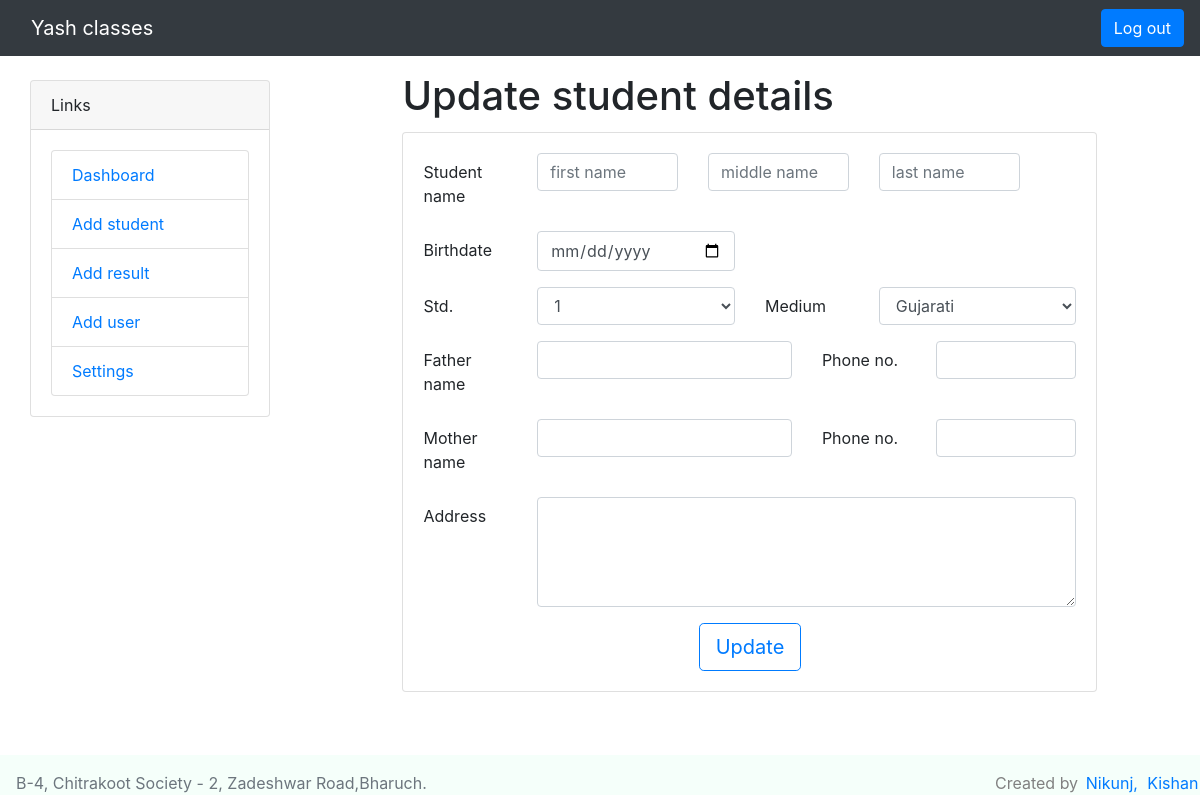
The app's page /admin/update.php?update=181201 (signed in), older data.
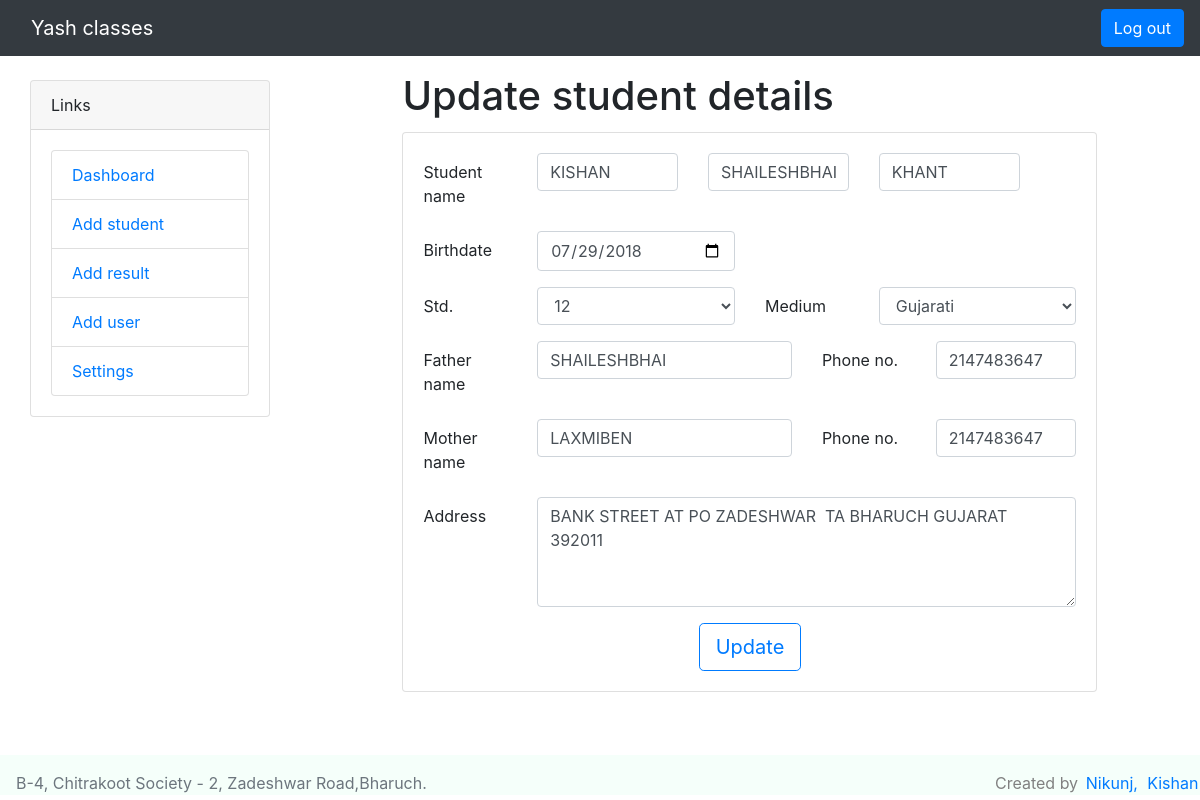
The same page, newer data.
### tables this page shows
CREATE TABLE `students` (
  `id` int(255) NOT NULL,
  `roll_no` int(255) NOT NULL,
  `student_name` varchar(255) NOT NULL,
  `std` int(255) NOT NULL,
  `medium` varchar(255) NOT NULL,
  `birthdate` date NOT NULL,
  `father_name` varchar(255) NOT NULL,
  `father_no` varchar(15) NOT NULL,
  `mother_name` varchar(255) NOT NULL,
  `mother_no` varchar(15) NOT NULL,
  `address` varchar(255) NOT NULL
);

### admin/update.php (the view, shortened to what the changed rows need)
<?php
  	require_once("../database/connection.php");
    if(isset($_GET['update'])){
        $roll_no =$_GET['update'];
        $select_query ="SELECT * FROM students WHERE roll_no = $roll_no";
        $select_run=mysqli_query($conn,$select_query);
        $res=mysqli_fetch_array($select_run);
        $name= explode(" ",$res['student_name']);
    }
?>
<!DOCTYPE html>
<html lang="en">
<head>
	<link rel="stylesheet" href="https://maxcdn.bootstrapcdn.com/bootstrap/4.0.0/css/bootstrap.min.css">
	<link href="../css/style.css" rel="stylesheet">
</head>
<body>
	<div class="container-fluid">
		<div class="row">
			<div class="col-md-9">
				<div class="container">
					<div class="row">
						<div class="col-md-10">
							<h1 class="card-title">Update student details</h1>
						    <div class="card">
						        <div class="card-body">
						            <form class="" action="" method="post">
                                        <div class="form-group row">
						                    <div class="col-sm-3">
						                        <input type="text" class="form-control" name="f_name" value="<?php echo $name[0]; ?>" placeholder="first name" autofocus required>
						                    </div>
                                            <div class="col-sm-3">
						                        <input type="text" class="form-control" name="m_name" value="<?php echo $name[1]; ?>" placeholder="middle name" id="m_name" onkeyup="sync()" required>
						                    </div>
                                            <div class="col-sm-3">
						                        <input type="text" class="form-control" name="l_name" value="<?php echo $name[2]; ?>" placeholder="last name"  required>
						                    </div>
						                </div>
										<div class="form-group row">
										   <div class="col-sm-4">
											   <input type="date" class="form-control" name="birthdate" value="<?php echo $res['birthdate']; ?>" required>
										   </div>
									   </div>
						                <div class="form-group row">
						                    <div class="col-sm-4">
						                        <select class="form-control" name="std">
						                            <option value="01" <?php if($res['std'] == '01'){ echo "selected";} ?>>1</option>
                                                    <option <?php if($res['std'] == '12'){ echo "selected";} ?>>12</option>
						                        </select>
						                    </div>
						                    <div class="col-sm-4">
						                        <select class="form-control" name="medium">
						                            <option <?php if($res['medium'] == 'Gujarati'){ echo "selected";} ?>>Gujarati</option>
						                        </select>
						                    </div>
						                </div>
										<div class="form-group row">
						                    <div class="col-sm-5">
						                        <input type="text" name="father_name" class="form-control" id="father_name" value="<?php echo $name[1]; ?>" required>
						                    </div>
						                    <div class="col-sm-3">
						                        <input type="text" name="father_no" class="form-control" value="<?php echo $res['father_no']; ?>" required>
						                    </div>
						                </div>
						                <div class="form-group row">
						                    <div class="col-sm-5">
						                        <input type="text" name="mother_name" class="form-control" value="<?php echo $res['mother_name']; ?>" required>
						                    </div>
						                    <div class="col-sm-3">
						                        <input type="text" name="mother_no" class="form-control" value="<?php echo $res['mother_no']; ?>">
						                    </div>
						                </div>
						                <div class="form-group row">
						                    <div class="col-sm-10">
						                        <textarea name="address" rows="4" class="form-control" required><?php echo $res['address']; ?></textarea>
						                    </div>
						                </div>
						            </form>
						        </div>
						    </div>
						</div>
					</div>
				</div>
			</div>
		</div>
	</div><br><br>
</body>
</html>

Row changes from the older to the newer data that the page shows:
now on this page (row edited): students: f_name "KISHAN", m_name "SHAILESHBHAI", l_name "KHANT", birthdate "07/29/2018", std "12", medium "Gujarati", father_name "SHAILESHBHAI", father_no "2147483647", mother_name "LAXMIBEN", mother_no "2147483647", address "BANK STREET AT PO ZADESHWAR TA BHARUCH GUJARAT 392011"
Text that changed along with them:
form field std: "1" → (not shown)
form field medium: "Gujarati" → (not shown)
